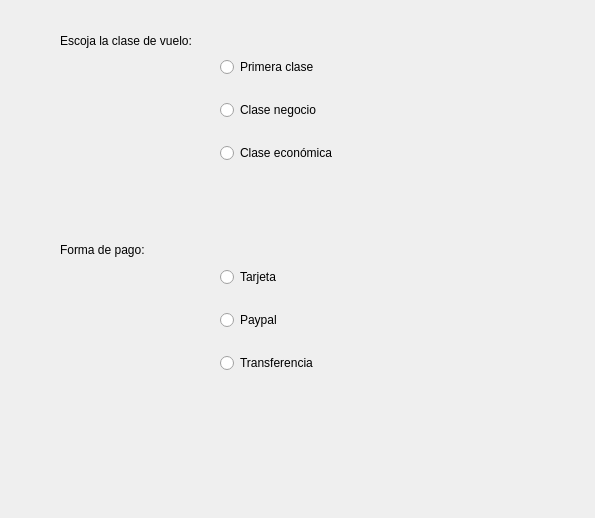
<?xml version="1.0" encoding="UTF-8"?>
<ui version="4.0">
 <class>Dialog</class>
 <widget class="QDialog" name="Dialog">
  <property name="geometry">
   <rect>
    <x>0</x>
    <y>0</y>
    <width>595</width>
    <height>518</height>
   </rect>
  </property>
  <property name="windowTitle">
   <string>Elección clase</string>
  </property>
  <widget class="QLabel" name="lbl_escoger_vuelo">
   <property name="geometry">
    <rect>
     <x>60</x>
     <y>30</y>
     <width>181</width>
     <height>21</height>
    </rect>
   </property>
   <property name="text">
    <string>Escoja la clase de vuelo: </string>
   </property>
  </widget>
  <widget class="QWidget" name="verticalLayoutWidget">
   <property name="geometry">
    <rect>
     <x>220</x>
     <y>40</y>
     <width>221</width>
     <height>141</height>
    </rect>
   </property>
   <layout class="QVBoxLayout" name="verticalLayout">
    <item>
     <widget class="QRadioButton" name="rbtn_primera_clase">
      <property name="text">
       <string>Primera clase</string>
      </property>
     </widget>
    </item>
    <item>
     <widget class="QRadioButton" name="rbtn_clase_negocio">
      <property name="text">
       <string>Clase negocio</string>
      </property>
     </widget>
    </item>
    <item>
     <widget class="QRadioButton" name="rbtn_clase_economica">
      <property name="text">
       <string>Clase económica</string>
      </property>
     </widget>
    </item>
   </layout>
  </widget>
  <widget class="QLabel" name="label">
   <property name="geometry">
    <rect>
     <x>60</x>
     <y>240</y>
     <width>131</width>
     <height>20</height>
    </rect>
   </property>
   <property name="text">
    <string>Forma de pago: </string>
   </property>
  </widget>
  <widget class="QWidget" name="verticalLayoutWidget_2">
   <property name="geometry">
    <rect>
     <x>220</x>
     <y>250</y>
     <width>221</width>
     <height>141</height>
    </rect>
   </property>
   <layout class="QVBoxLayout" name="verticalLayout_2">
    <item>
     <widget class="QRadioButton" name="rbtn_tarjeta">
      <property name="text">
       <string>Tarjeta</string>
      </property>
     </widget>
    </item>
    <item>
     <widget class="QRadioButton" name="rbtn_paypal">
      <property name="text">
       <string>Paypal</string>
      </property>
     </widget>
    </item>
    <item>
     <widget class="QRadioButton" name="rbtn_transferencia">
      <property name="text">
       <string>Transferencia</string>
      </property>
     </widget>
    </item>
   </layout>
  </widget>
  <widget class="QLabel" name="lbl_precio_y_forma_pago">
   <property name="geometry">
    <rect>
     <x>40</x>
     <y>450</y>
     <width>471</width>
     <height>20</height>
    </rect>
   </property>
   <property name="font">
    <font>
     <pointsize>10</pointsize>
    </font>
   </property>
   <property name="text">
    <string/>
   </property>
  </widget>
 </widget>
 <resources/>
 <connections/>
</ui>
